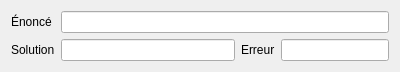
<?xml version="1.0" encoding="UTF-8"?>
<ui version="4.0">
 <class>HLine</class>
 <widget class="QWidget" name="HLine">
  <property name="geometry">
   <rect>
    <x>0</x>
    <y>0</y>
    <width>400</width>
    <height>67</height>
   </rect>
  </property>
  <property name="windowTitle">
   <string>Form</string>
  </property>
  <layout class="QGridLayout" name="gridLayout">
   <item row="1" column="3">
    <widget class="QLineEdit" name="le_error">
     <property name="sizePolicy">
      <sizepolicy hsizetype="Fixed" vsizetype="Fixed">
       <horstretch>0</horstretch>
       <verstretch>0</verstretch>
      </sizepolicy>
     </property>
    </widget>
   </item>
   <item row="1" column="0">
    <widget class="QLabel" name="label_3">
     <property name="text">
      <string>Solution</string>
     </property>
    </widget>
   </item>
   <item row="0" column="0">
    <widget class="QLabel" name="label">
     <property name="text">
      <string>Énoncé</string>
     </property>
    </widget>
   </item>
   <item row="0" column="1" colspan="3">
    <widget class="QLineEdit" name="le_statement">
     <property name="text">
      <string/>
     </property>
    </widget>
   </item>
   <item row="1" column="1">
    <widget class="QLineEdit" name="le_solution"/>
   </item>
   <item row="1" column="2">
    <widget class="QLabel" name="label_2">
     <property name="text">
      <string>Erreur</string>
     </property>
    </widget>
   </item>
  </layout>
 </widget>
 <resources/>
 <connections>
  <connection>
   <sender>le_solution</sender>
   <signal>textEdited(QString)</signal>
   <receiver>HLine</receiver>
   <slot>verify(QString)</slot>
   <hints>
    <hint type="sourcelabel">
     <x>78</x>
     <y>49</y>
    </hint>
    <hint type="destinationlabel">
     <x>82</x>
     <y>63</y>
    </hint>
   </hints>
  </connection>
  <connection>
   <sender>le_error</sender>
   <signal>textEdited(QString)</signal>
   <receiver>HLine</receiver>
   <slot>verify(QString)</slot>
   <hints>
    <hint type="sourcelabel">
     <x>279</x>
     <y>50</y>
    </hint>
    <hint type="destinationlabel">
     <x>280</x>
     <y>63</y>
    </hint>
   </hints>
  </connection>
 </connections>
 <slots>
  <slot>verify(QString)</slot>
 </slots>
</ui>
